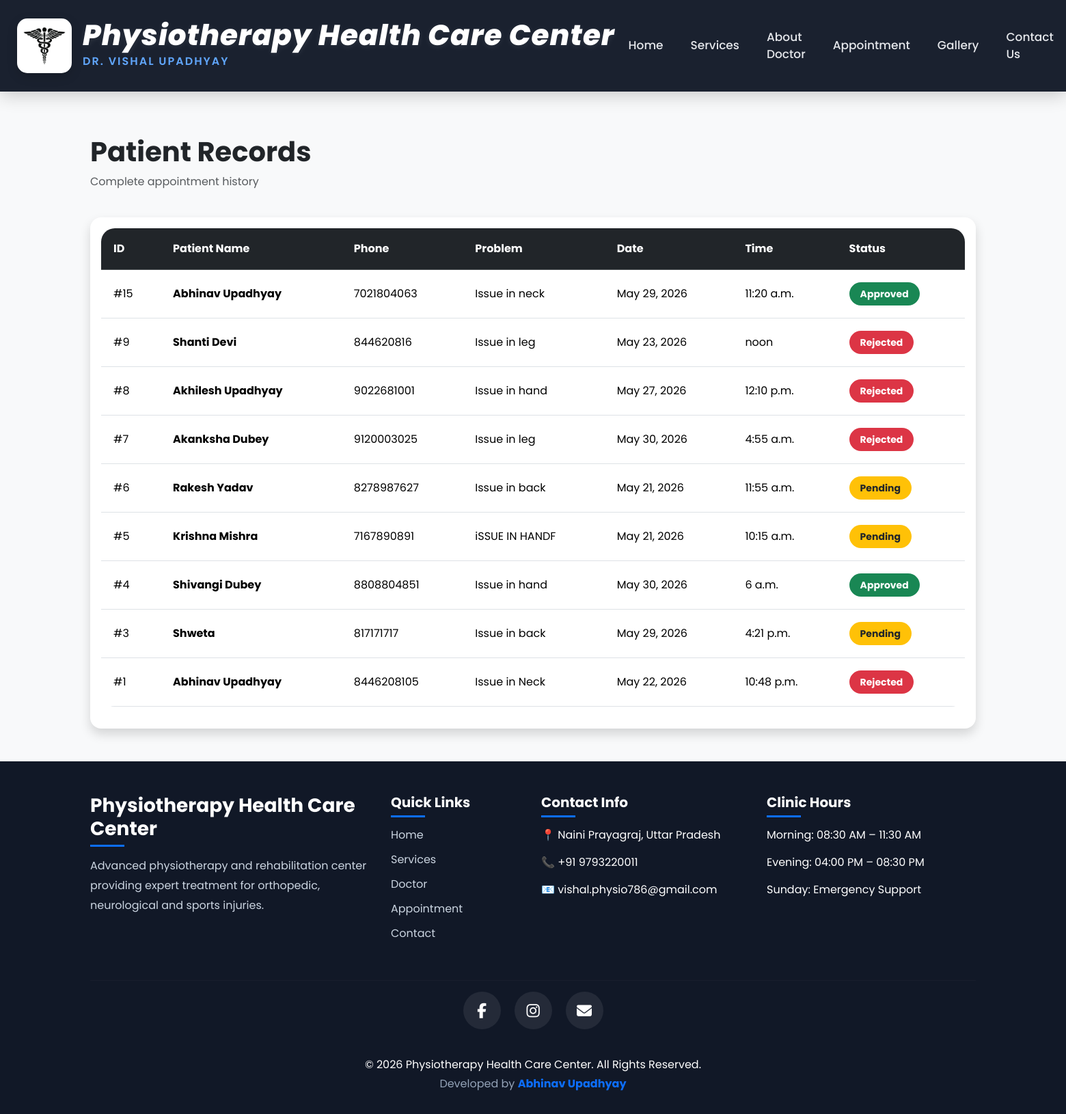
The page /appointments/records/ on the database its author committed.
### appointments/models.py (models this page shows, shortened)
class Appointment(models.Model):
    patient_name = models.CharField(max_length=100)
    phone = models.CharField(max_length=15)
    email = models.EmailField()
    age = models.IntegerField()
    gender = models.CharField(max_length=10)
    problem = models.TextField()
    appointment_date = models.DateField()
    appointment_time = models.TimeField()
    status = models.CharField(
    max_length=20,
    default='Pending'
                   )
    created_at = models.DateTimeField(auto_now_add=True)
    reason = models.TextField(
    blank=True,
    null=True
)

### appointments/views.py (the view)
def patient_records(request):
    appointments = Appointment.objects.all().order_by('-id')
    return render(
        request,
        'records.html',
        {
            'appointments': appointments
        }
    )

### templates/records.html (shortened to what this page needs)
{% extends 'base.html' %}
{% block content %}
<div class="container py-5">
    <div class="d-flex justify-content-between align-items-center mb-4">
        <div>
            <h1 class="fw-bold">
                Patient Records
            </h1>
            <p class="text-muted">
                Complete appointment history
            </p>
        </div>
    </div>
    <div class="card shadow border-0 rounded-4">
        <div class="card-body">
            <div class="table-responsive">
                <table class="table align-middle">
                    <thead class="table-dark">
                        <tr>
                            <th>ID</th>
                            <th>Patient Name</th>
                            <th>Phone</th>
                            <th>Problem</th>
                            <th>Date</th>
                            <th>Time</th>
                            <th>Status</th>
                        </tr>
                    </thead>
                    <tbody>
                        {% for appointment in appointments %}
                        <tr>
                            <td>
                                #{{ appointment.id }}
                            </td>
                            <td class="fw-bold">
                                {{ appointment.patient_name }}
                            </td>
                            <td>
                                {{ appointment.phone }}
                            </td>
                            <td>
                                {{ appointment.problem }}
                            </td>
                            <td>
                                {{ appointment.appointment_date }}
                            </td>
                            <td>
                                {{ appointment.appointment_time }}
                            </td>
                            <td>
                                {% if appointment.status == 'Approved' %}
                                <span class="badge bg-success">
                                    Approved
                                </span>
                                {% elif appointment.status == 'Pending' %}
                                <span class="badge bg-warning text-dark">
                                    Pending
                                </span>
                                {% else %}
                                <span class="badge bg-danger">
                                    Rejected
                                </span>
                                {% endif %}
                            </td>
                        </tr>
                        {% endfor %}
                    </tbody>
                </table>
            </div>
        </div>
    </div>
</div>
{% endblock %}

### templates/base.html (shortened to what this page needs)
{% load static %}
<!DOCTYPE html>
<html lang="en">
<head>
    <link href="https://cdn.jsdelivr.net/npm/bootstrap@5.3.3/dist/css/bootstrap.min.css"
          rel="stylesheet">
    <link rel="stylesheet"
          href="https://cdn.jsdelivr.net/npm/bootstrap-icons@1.11.3/font/bootstrap-icons.min.css">
    <link rel="stylesheet"
          href="{% static 'css/style.css' %}">
    <link rel="stylesheet"
href="https://cdnjs.cloudflare.com/ajax/libs/font-awesome/6.5.1/css/all.min.css">
      <link rel="stylesheet"
href="https://cdn.jsdelivr.net/npm/flatpickr/dist/flatpickr.min.css">
</head>
<body>
{% if '/dashboard/' not in request.path %}
<nav class="navbar navbar-expand-lg custom-navbar sticky-top">
    <div class="container">
<a class="navbar-brand brand-section"
   href="/">
    <div class="d-flex align-items-center">
        <img src="/static/images/logos/Logo.jpg"
             class="logo-img me-3">
        <div>
            <h2 class="brand-title mb-0">
                Physiotherapy Health Care Center
            </h2>
            <span class="doctor-name">
                Dr. Vishal Upadhyay
            </span>
        </div>
    </div>
</a>
        <div class="collapse navbar-collapse"
             id="navbarNav">
            <ul class="navbar-nav align-items-center ms-auto nav-right">
                <li class="nav-item">
                    <a class="nav-link"
                       href="/">
                       Home
                    </a>
                </li>
                <li class="nav-item">
                    <a class="nav-link"
                       href="#services">
                       Services
                    </a>
                </li>
                <li class="nav-item">
                    <a class="nav-link"
                       href="/doctor/">
                       About Doctor
                    </a>
                </li>
                <li class="nav-item">
                    <a class="nav-link"
                       href="/appointments/book/">
                       Appointment
                    </a>
                </li>
                <li class="nav-item">
    <a class="nav-link"
       href="/gallery/">
       Gallery
    </a>
</li>
                <li class="nav-item">
                    <a class="nav-link"
                       href="/contact/">
                       Contact Us
                    </a>
                </li>
            </ul>
        </div>
    </div>
</nav>
{% endif %}
{% block content %}
{% endblock %}
{% if '/dashboard/' not in request.path %}
<footer class="footer-section text-white pt-5 pb-3">
    <div class="container">
        <div class="row">
            <div class="col-lg-4 mb-4">
                <h3 class="fw-bold mb-4">
                    Physiotherapy Health Care Center
                </h3>
                <p class="footer-text">
                    Advanced physiotherapy and rehabilitation
                    center providing expert treatment for
                    orthopedic, neurological and sports injuries.
                </p>
            </div>
            <div class="col-lg-2 mb-4">
                <h5 class="fw-bold mb-4">
                    Quick Links
                </h5>
                <ul class="footer-links">
                    <li>
                        <a href="/">Home</a>
                    </li>
                    <li>
                        <a href="#services">Services</a>
                    </li>
                    <li>
                        <a href="/doctor/">Doctor</a>
                    </li>
                    <li>
                        <a href="/appointments/book/">
                            Appointment
                        </a>
                    </li>
                    <li>
                        <a href="/contact/">
                            Contact
                        </a>
                    </li>
                </ul>
            </div>
            <div class="col-lg-3 mb-4">
                <h5 class="fw-bold mb-4">
                    Contact Info
                </h5>
                <p>
                    📍 Naini Prayagraj,
                    Uttar Pradesh
                </p>
                <p>
                    📞 +91 9793220011
                </p>
                <p>
                    📧 vishal.physio786@gmail.com
                </p>
            </div>
            <div class="col-lg-3 mb-4">
                <h5 class="fw-bold mb-4">
                    Clinic Hours
                </h5>
                <p>
                    Morning:
                    08:30 AM – 11:30 AM
                </p>
                <p>
                    Evening:
                    04:00 PM – 08:30 PM
                </p>
                <p>
                    Sunday:
                    Emergency Support
                </p>
            </div>
        </div>
        <hr class="footer-line">
<div class="social-icons text-center mb-4">
    <a href="https://www.facebook.com/vishal.upadhyay.54738"
       target="_blank"
       class="social-icon">
       <i class="fab fa-facebook-f"></i>
    </a>
    <a href="https://instagram.com/upadhyaydrvishal?igshid=MjljNjAzYmU="
       target="_blank"
       class="social-icon">
       <i class="fab fa-instagram"></i>
    </a>
    <a href="mailto:vishal.physio786@gmail.com"
       class="social-icon">
       <i class="fas fa-envelope"></i>
    </a>
</div>
        <div class="text-center pt-3">
            <p class="mb-1">
                © 2026 Physiotherapy Health Care Center.
                All Rights Reserved.
            </p>
            <p class="developer-text">
                Developed by
                <span>
                    Abhinav Upadhyay
                </span>
            </p>
        </div>
    </div>
</footer>
{% endif %}
</body>
</html>

### static/css/style.css (style rules this page uses)
body { font-family: 'Poppins', sans-serif; background: #f8f9fa; }
.navbar { padding: 20px 0; }
.navbar { padding: 15px 0; }
.navbar-brand { letter-spacing: 1px; }
.nav-link { font-weight: 500; transition: 0.3s; }
footer { background: #111; }
.footer-section { background: #111827; }
.footer-text { color: #cbd5e1; line-height: 1.8; }
.footer-links { list-style: none; padding: 0; }
.footer-links li { margin-bottom: 12px; }
.footer-links a { text-decoration: none; color: #cbd5e1; transition: 0.3s; }
.footer-line { border-color: rgba(255,255,255,0.1); }
.developer-text { color: #94a3b8; }
.developer-text span { color: #0d6efd; font-weight: bold; }
.social-icons { display: flex; justify-content: center; gap: 20px; }
.social-icon { width: 55px; height: 55px; background: rgba(255,255,255,0.08); border-radius: 50%; display: flex; align-items: center; justify-content: center; color: white; font-size: 22px; text-decoration: none; transition: 0.4s; }
.footer-section h3, .footer-section h5 { position: relative; }
.footer-section h3::after, .footer-section h5::after { content: ''; width: 50px; height: 3px; background: #0d6efd; position: absolute; left: 0; bottom: -10px; }
.custom-navbar { background: rgba(17,24,39,0.96); backdrop-filter: blur(12px); padding: 22px 0; box-shadow: 0 5px 25px rgba(0,0,0,0.2); }
.brand-section { text-decoration: none; }
.logo-img { width: 80px; height: 80px; object-fit: contain; border-radius: 15px; background: white; padding: 5px; box-shadow: 0 5px 15px rgba(0,0,0,0.2); }
.brand-title { color: white; font-size: 42px; font-weight: 700; font-style: italic; letter-spacing: 1px; line-height: 1; }
.doctor-name { color: #60a5fa; font-size: 16px; font-weight: 600; letter-spacing: 2px; text-transform: uppercase; }
.custom-navbar .nav-link { color: #e5e7eb; margin: 0 12px; font-size: 17px; position: relative; transition: 0.3s; }
.custom-navbar .nav-link::after { content: ''; width: 0; height: 2px; background: #0d6efd; position: absolute; left: 0; bottom: -5px; transition: 0.3s; }
.custom-navbar .container { display: flex; align-items: center; justify-content: space-between; max-width: 100%; padding-left: 25px; padding-right: 25px; }
.brand-section { margin-right: auto; }
.nav-right { margin-left: auto; }
.brand-title { color: white; font-size: 42px; font-weight: 800; font-style: italic; letter-spacing: 1px; line-height: 1; text-shadow: 0 2px 10px rgba(255,255,255,0.08); }
.table { background: white; border-radius: 20px; overflow: hidden; }
.table th { padding: 18px; }
.table td { padding: 18px; vertical-align: middle; }
.badge { padding: 10px 16px; border-radius: 30px; font-size: 14px; }

### rows shown on the page
Appointment: id "15", patient_name "Abhinav Upadhyay", phone "7021804063", problem "Issue in neck", appointment_date "May 29, 2026", appointment_time "11:20 a.m.", status "Approved"
Appointment: id "9", patient_name "Shanti Devi", phone "844620816", problem "Issue in leg", appointment_date "May 23, 2026", appointment_time "noon", status "Rejected"
Appointment: id "8", patient_name "Akhilesh Upadhyay", phone "9022681001", problem "Issue in hand", appointment_date "May 27, 2026", appointment_time "12:10 p.m.", status "Rejected"
Appointment: id "7", patient_name "Akanksha Dubey", phone "9120003025", problem "Issue in leg", appointment_date "May 30, 2026", appointment_time "4:55 a.m.", status "Rejected"
Appointment: id "6", patient_name "Rakesh Yadav", phone "8278987627", problem "Issue in back", appointment_date "May 21, 2026", appointment_time "11:55 a.m.", status "Pending"
Appointment: id "5", patient_name "Krishna Mishra", phone "7167890891", problem "iSSUE IN HANDF", appointment_date "May 21, 2026", appointment_time "10:15 a.m.", status "Pending"
Appointment: id "4", patient_name "Shivangi Dubey", phone "8808804851", problem "Issue in hand", appointment_date "May 30, 2026", appointment_time "6 a.m.", status "Approved"
Appointment: id "3", patient_name "Shweta", phone "817171717", problem "Issue in back", appointment_date "May 29, 2026", appointment_time "4:21 p.m.", status "Pending"
Appointment: id "1", patient_name "Abhinav Upadhyay", phone "8446208105", problem "Issue in Neck", appointment_date "May 22, 2026", appointment_time "10:48 p.m.", status "Rejected"
